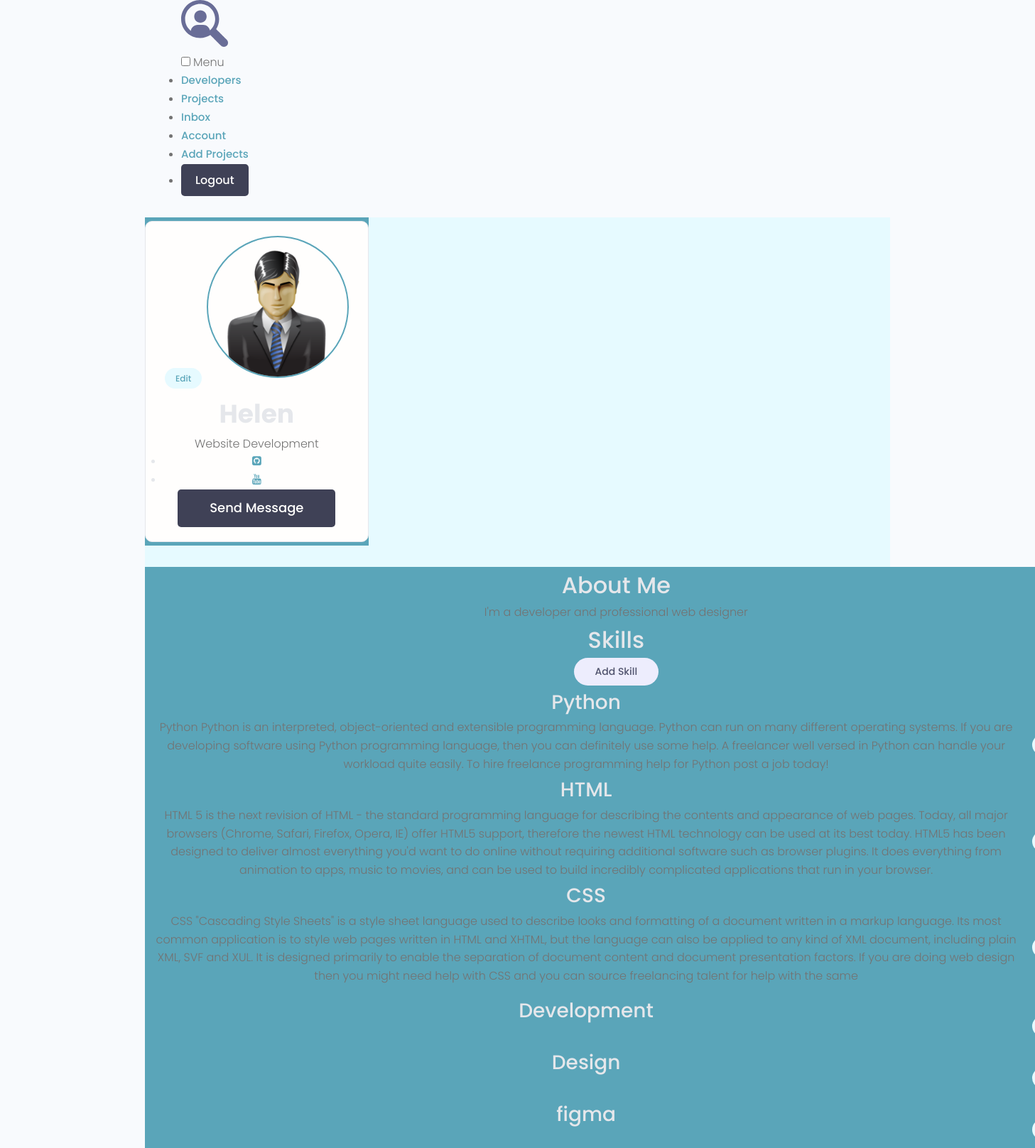
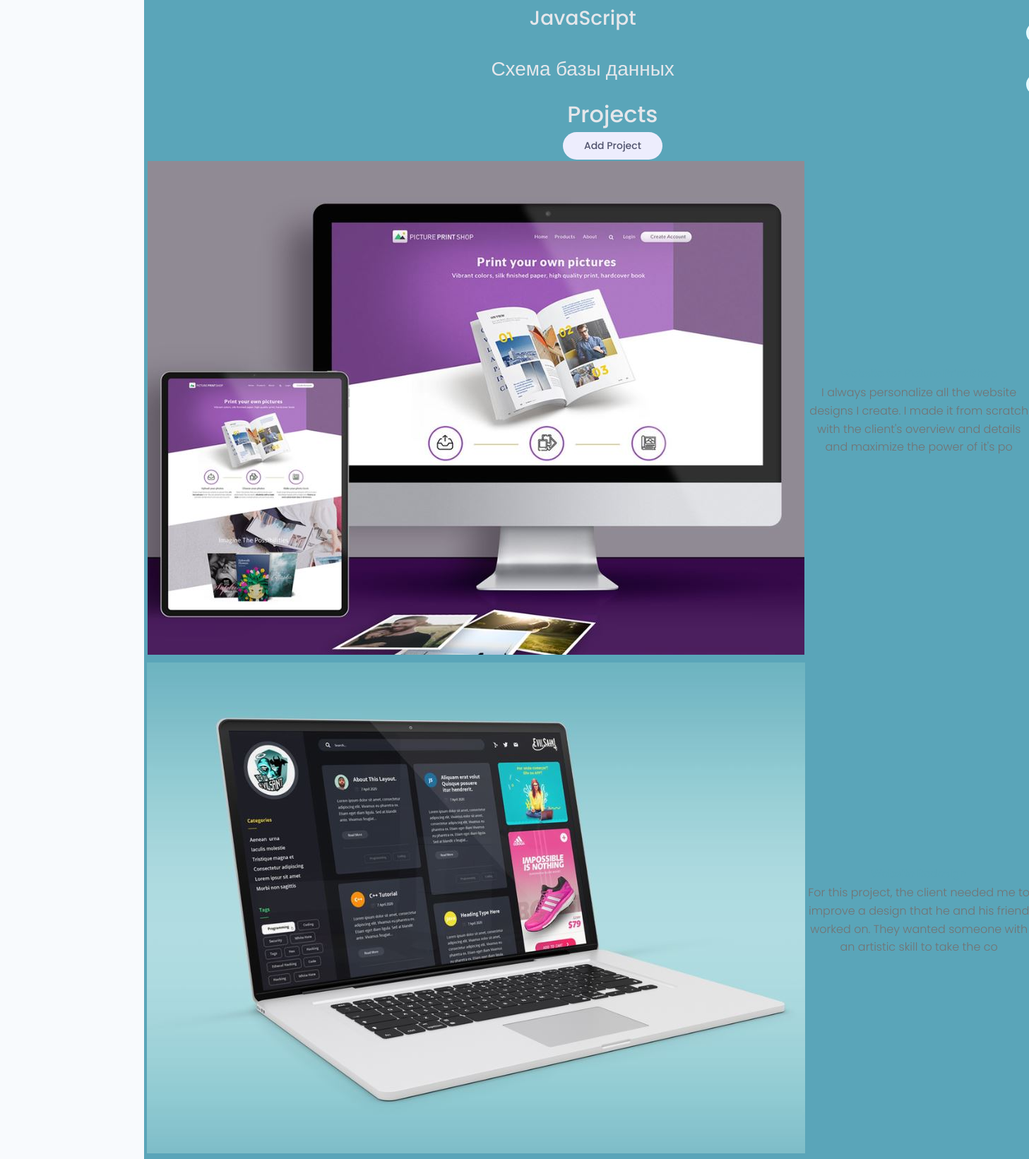
The app's page /account/ (signed in, upper part) with its own data (2 pictures, top to bottom).
### users/models.py (models this page shows, shortened)
class Profile(models.Model):
    user = models.OneToOneField(User, on_delete=models.CASCADE, null=True, blank=True)
    name = models.CharField(max_length=200, blank=True, null=True)
    email = models.EmailField(max_length=500, blank=True, null=True)
    username = models.CharField(max_length=200, blank=True, null=True)
    short_info = models.CharField(max_length=200, blank=True, null=True)
    bio = models.TextField(blank=True, null=True)
    profile_image = models.ImageField(blank=True, null=True, upload_to='profiles/', default="profiles/user-default.png")
    social_github = models.CharField(max_length=200, blank=True, null=True)
    social_youtube = models.CharField(max_length=200, blank=True, null=True)
    social_website = models.CharField(max_length=200, blank=True, null=True)
    created = models.DateTimeField(auto_now_add=True)

class Skill(models.Model):
    owner = models.ForeignKey(Profile, on_delete=models.CASCADE, blank=True, null=True)
    name = models.CharField(max_length=200, blank=True, null=True)
    description = models.TextField(blank=True, null=True)
    created = models.DateTimeField(auto_now_add=True)

### projects/models.py (models this page shows, shortened)
class Project(models.Model):
    owner = models.ForeignKey(Profile, on_delete=models.SET_NULL, null=True, blank=True)
    title = models.CharField(max_length=200)
    description = models.TextField(null=True, blank=True)
    featured_image = models.ImageField(null=True, blank=True, upload_to="projects/%Y/%m/%d/", default="default.jpg")
    demo_link = models.CharField(max_length=2000, null=True, blank=True)
    source_link = models.CharField(max_length=2000, null=True, blank=True)
    tags = models.ManyToManyField('Tag', blank=True)
    vote_total = models.IntegerField(default=0, null=True, blank=True)
    vote_ratio = models.IntegerField(default=0, null=True, blank=True)
    created = models.DateTimeField(auto_now_add=True)
    class Meta:
        ordering = ['-vote_ratio', '-vote_total', 'title']

### users/views.py (the view)
# urls.py: path('account/', views.user_account, name="account"),
@login_required(login_url='login')
def user_account(request):
    prof = request.user.profile
    skills = prof.skill_set.all()
    projects = prof.project_set.all()
    context = {
        'profile': prof,
        'skills': skills,
        'projects': projects
    }
    return render(request, 'users/account.html', context)

### users/templates/users/account.html (shortened to what this page needs)
{% extends 'projects/base.html' %}
{% block content %}
  <main class="settingsPage profile my-md">
    <div class="container">
      <div class="layout">
        <div class="column column--1of3">
          <div class="card text-center">
            <div class="card__body dev">
              <a class="tag tag--pill tag--main settings__btn" href="{% url 'edit-account' %}"> Edit</a>
              <img class="avatar avatar--xl dev__avatar" src="{{ profile.profile_image.url }}" />
              <h2 class="dev__name">{{ profile.name }}</h2>
              <p class="dev__title">{{ profile.short_info }}</p>
              <ul class="dev__social">
                {% if profile.social_github %}
                <li>
                  <a title="Github" href="{{ profile.social_github }}" target="_blank"><i class="fa fa-github-square"></i></a>
                </li>
                {% endif %}
               {% if profile.social_youtube %}
                <li>
                  <a title="Youtube" href="{{ profile.social_youtube }}" target="_blank"><i class="fa fa-youtube"></i></a>
                </li>
                {% endif %}
              </ul>
              <a href="#" class="btn btn--sub btn--lg">Send Message </a>
            </div>
          </div>
        </div>
        <div class="column column--2of3">
          <div class="devInfo">
            <h3 class="devInfo__title">About Me</h3>
            <p class="devInfo__about">
              {{ profile.bio }}
            </p>
          </div>
          <div class="settings">
            <h3 class="settings__title">Skills</h3>
            <a class="tag tag--pill tag--sub settings__btn tag--lg" href="{% url 'create-skill' %}"> Add
              Skill</a>
          </div>
          <table class="settings__table">
            {% for skill in skills %}
            <tr>
              <td class="settings__tableInfo">
                <h4>{{ skill.name }}</h4>
                <p>
                  {{ skill.description }}
                </p>
              </td>
              <td class="settings__tableActions">
                <a class="tag tag--pill tag--main settings__btn" href="{% url 'delete-skill' skill.id %}">
                  Delete</a>
              </td>
            </tr>
            {% endfor %}
          </table>
          <div class="settings">
            <h3 class="settings__title">Projects</h3>
            <a class="tag tag--pill tag--sub settings__btn tag--lg" href="{% url 'create-project' %}"> Add
              Project</a>
          </div>
          <table class="settings__table">
            {% for project in profile.project_set.all %}
            <tr>
              <td class="settings__thumbnail">
                <a
                        href="{% url 'project' project.id %}"><img src="{{project.featured_image.url}}"
                                                            alt="Project Thumbnail" /></a>
              </td>
              <td class="settings__tableInfo">
                <a href="{% url 'project' project.id %}">{{ project.title }}</a>
                <p>
                  {{ project.description|slice:"150" }}
                </p>
              </td>
            </tr>
            {% endfor %}
          </table>
        </div>
      </div>
    </div>
  </main>
{% endblock %}

### projects/static/uikit/app.css (style rules this page uses)
.layout { background: var(--color-main-light); }
.layout > .column, .grid > .column { color: var(--color-light); text-align: center; background: var(--color-main); }

### projects/static/uikit/styles/modules/_variables.css (style rules this page uses)
:root { --color-main: #5aa5b9; --color-main-light: #e6faff; --color-sub: #3f4156; --color-sub-light: #51546e; --color-sub-lighter: #ededfd; --color-text: #737373; --color-gray: #8b8b8b; --color-light: #e5e7eb; --color-light-gray: #767676; --color-bg: #f8fafd; --color-white: #fffefd; --color-white-light: #f3f3f3; --color-success: #359e64; --color-success-bg: #def8e8; --color-error: #fc4b0b; --color-error-bg: #fff2ee; --font-base: 'Poppins', arial, helvetica, 'Segoe UI', roboto, ubuntu, sans-serif; --font-monospace: 'Fira Code', 'Courier New', courier, monospace; --font-regular: 300; --font-medium: 500; --font-bold: 700; --generic-shadow: 1px 1px 5px #00000010; --generic-transition: all 0.3s ease-in-out; }

### projects/static/uikit/styles/modules/_base.css (style rules this page uses)
* { margin: 0; padding: 0; box-sizing: border-box; text-rendering: optimizeLegibility; color: inherit; font-size: inherit; }
html { font-size: 50%; }
@media only screen and (min-width: 480px) { html { font-size: 56.25%; } }
@media only screen and (min-width: 1200px) { html { font-size: 62.5%; } }
body { line-height: 1.6; font-weight: 400; font-size: 1.5rem; color: var(--color-text); background-color: var(--color-bg); min-height: 100vh; }

### projects/static/uikit/styles/modules/_typography.css (style rules this page uses)
* { font-family: var(--font-base); }
h2 { font-size: 3.6rem; font-weight: var(--font-bold); }
h3 { font-size: 3.2rem; font-weight: var(--font-medium); }
h4 { font-size: 2.8rem; font-weight: var(--font-medium); }
p, span, strong { font-size: 1.6rem; color: var(--color-text); font-weight: var(--font-regular); }
a { padding-bottom: 2px; text-decoration: none; display: inline-block; color: var(--color-main); font-weight: var(--font-medium); }

### projects/static/uikit/styles/modules/_utilities.css (style rules this page uses)
.container { width: 92%; max-width: 165rem; margin: 0 auto; box-sizing: border-box; }
@media screen and (min-width: 1000px) { .container { width: 90%; } }
@media screen and (min-width: 1200px) { .container { width: 80%; } }
@media screen and (min-width: 1440px) { .container { width: 72%; } }
.text-center { text-align: center; }
.my-md { margin: 3rem auto; }

### projects/static/uikit/styles/modules/_avatar.css (style rules this page uses)
.avatar { border-radius: 50%; border: 2px solid var(--color-main); object-fit: cover; }
.avatar--xl { height: 20rem; width: 20rem; }

### projects/static/uikit/styles/modules/_button.css (style rules this page uses)
.btn { display: inline-block; position: relative; cursor: pointer; background-color: var(--color-light); font-weight: var(--font-medium); color: var(--color-sub); text-decoration: none; padding: 1rem 2rem; border-radius: 0.5rem; border: none; width: -webkit-fit-content; width: -moz-fit-content; width: fit-content; height: -webkit-fit-content; height: -moz-fit-content; height: fit-content; font-size: 1.6rem; outline-width: 0; outline-color: transparent; -webkit-backface-visibility: hidden; backface-visibility: hidden; transition: all 0.3s ease-in-out; }
.btn--sub { background-color: var(--color-sub); color: var(--color-white); }
.btn--lg { font-size: 1.8rem; padding: 1.2rem 4.5rem; }

### projects/static/uikit/styles/modules/_card.css (style rules this page uses)
.card { border-radius: 1rem; background-color: var(--color-white); border: 1.5px solid var(--color-light); width: auto; height: auto; margin-top: 0.5rem; margin-bottom: 0.5rem; overflow: hidden; }
.card__body, .card__header { padding: 2rem 2.5rem; }

### projects/static/uikit/styles/modules/_tag.css (style rules this page uses)
.tag { display: inline-flex; align-items: center; background-color: var(--color-sub); height: -webkit-fit-content; height: -moz-fit-content; height: fit-content; width: -webkit-fit-content; width: -moz-fit-content; width: fit-content; border-radius: 0.5rem; padding: 0.5rem 1.5rem; font-size: 1.2rem; cursor: pointer; }
.tag:not(:last-child) { margin-right: 0.25rem; margin-bottom: 0.75rem; }
.tag--pill { border-radius: 5rem; }
.tag--main, .tag--main > small { background: var(--color-main-light); color: var(--color-main); font-weight: 500; }
.tag--sub, .tag--sub > small { background: var(--color-sub-lighter); color: var(--color-sub-light); font-weight: 500; }
.tag--lg { padding: 0.8rem 3rem; font-size: 1.4rem; }

### projects/static/uikit/styles/modules/_layout.css (style rules this page uses)
.layout { display: flex; flex-flow: row wrap; justify-content: space-between; }
.layout > .column { margin-bottom: 3rem; }
.layout > .column.column--1of3 { flex-basis: 30%; }
.layout > .column.column--2of3 { flex-basis: 64%; }

### records on screen
Profile: profile_image (placeholder picture), name "Helen", short_info "Website Development", bio "I'm a developer and professional web designer"
Skill: name "Python", description "Python Python is an interpreted, object-oriented and extensible programming language. Python can run on many different operating systems. If you are developing software using Python programming language, then you can definitely use some help. A freelancer well versed in Python can handle your workload quite easily. To hire freelance programming help for Python post a job today!"
Skill: name "HTML", description "HTML 5 is the next revision of HTML - the standard programming language for describing the contents and appearance of web pages. Today, all major browsers (Chrome, Safari, Firefox, Opera, IE) offer HTML5 support, therefore the newest HTML technology can be used at its best today. HTML5 has been designed to deliver almost everything you'd want to do online without requiring additional software such as browser plugins. It does everything from animation to apps, music to movies, and can be used to build incredibly complicated applications that run in your browser."
Skill: name "CSS", description "CSS \"Cascading Style Sheets\" is a style sheet language used to describe looks and formatting of a document written in a markup language. Its most common application is to style web pages written in HTML and XHTML, but the language can also be applied to any kind of XML document, including plain XML, SVF and XUL. It is designed primarily to enable the separation of document content and document presentation factors. If you are doing web design then you might need help with CSS and you can source freelancing talent for help with the same"
Skill: name "Development"
Skill: name "Design"
Skill: name "figma"
Skill: name "JavaScript"
Skill: name "Схема базы данных"
Project: featured_image (picture), description "I always personalize all the website designs I create. I made it from scratch with the client's overview and details and maximize the power of it's po"
Project: featured_image (picture), description "For this project, the client needed me to improve a design that he and his friend worked on. They wanted someone with an artistic skill to take the co"
